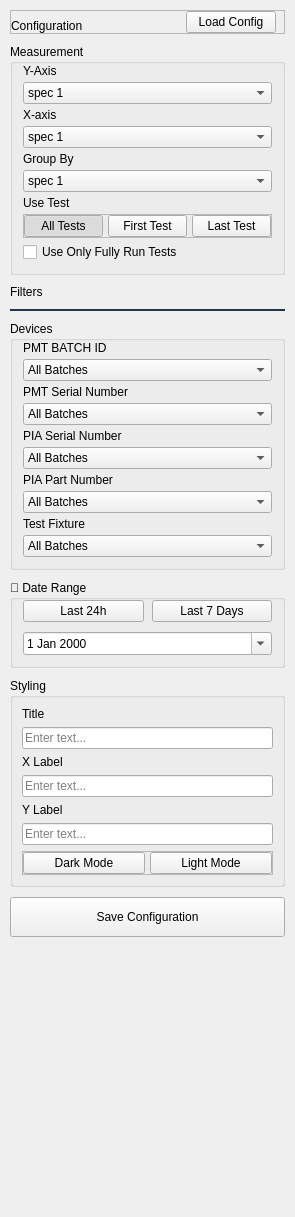
                      <widget class="QWidget" name="sidebarScrollContent">
                       <property name="geometry">
                        <rect>
                         <x>0</x>
                         <y>0</y>
                         <width>242</width>
                         <height>1217</height>
                        </rect>
                       </property>
                       <layout class="QVBoxLayout" name="sidebarScrollLayout">
                        <property name="spacing">
                         <number>10</number>
                        </property>
                        <property name="leftMargin">
                         <number>10</number>
                        </property>
                        <property name="topMargin">
                         <number>10</number>
                        </property>
                        <property name="rightMargin">
                         <number>10</number>
                        </property>
                        <property name="bottomMargin">
                         <number>10</number>
                        </property>
                        <item>
                         <widget class="QFrame" name="frame_7">
                          <property name="frameShape">
                           <enum>QFrame::StyledPanel</enum>
                          </property>
                          <property name="frameShadow">
                           <enum>QFrame::Raised</enum>
                          </property>
                          <layout class="QHBoxLayout" name="horizontalLayout_7">
                           <property name="leftMargin">
                            <number>0</number>
                           </property>
                           <property name="topMargin">
                            <number>0</number>
                           </property>
                           <property name="rightMargin">
                            <number>8</number>
                           </property>
                           <property name="bottomMargin">
                            <number>0</number>
                           </property>
                           <item alignment="Qt::AlignBottom">
                            <widget class="QLabel" name="label_79">
                             <property name="text">
                              <string>Configuration</string>
                             </property>
                             <property name="class" stdset="0">
                              <string>heading-3</string>
                             </property>
                            </widget>
                           </item>
                           <item alignment="Qt::AlignBottom">
                            <widget class="QPushButton" name="btnSecondary">
                             <property name="maximumSize">
                              <size>
                               <width>90</width>
                               <height>16777215</height>
                              </size>
                             </property>
                             <property name="text">
                              <string>Load Config</string>
                             </property>
                             <property name="class" stdset="0">
                              <string>btn-secondary</string>
                             </property>
                            </widget>
                           </item>
                          </layout>
                         </widget>
                        </item>
                        <item>
                         <widget class="QGroupBox" name="groupBox_4">
                          <property name="maximumSize">
                           <size>
                            <width>275</width>
                            <height>16777215</height>
                           </size>
                          </property>
                          <property name="title">
                           <string>Measurement</string>
                          </property>
                          <layout class="QGridLayout" name="gridLayout_4">
                           <property name="leftMargin">
                            <number>10</number>
                           </property>
                           <property name="topMargin">
                            <number>0</number>
                           </property>
                           <property name="rightMargin">
                            <number>10</number>
                           </property>
                           <property name="bottomMargin">
                            <number>10</number>
                           </property>
                           <property name="spacing">
                            <number>4</number>
                           </property>
                           <item row="5" column="0">
                            <widget class="QComboBox" name="comboBox_13">
                             <property name="editable">
                              <bool>false</bool>
                             </property>
                             <property name="currentText">
                              <string>spec 1</string>
                             </property>
                             <item>
                              <property name="text">
                               <string>spec 1</string>
                              </property>
                             </item>
                             <item>
                              <property name="text">
                               <string>spec2</string>
                              </property>
                             </item>
                            </widget>
                           </item>
                           <item row="9" column="0">
                            <widget class="QLabel" name="section-header_25">
                             <property name="text">
                              <string>Use Test</string>
                             </property>
                            </widget>
                           </item>
                           <item row="1" column="0">
                            <widget class="QComboBox" name="comboBox_14">
                             <property name="editable">
                              <bool>false</bool>
                             </property>
                             <property name="currentText">
                              <string>spec 1</string>
                             </property>
                             <item>
                              <property name="text">
                               <string>spec 1</string>
                              </property>
                             </item>
                             <item>
                              <property name="text">
                               <string>spec2</string>
                              </property>
                             </item>
                            </widget>
                           </item>
                           <item row="0" column="0">
                            <widget class="QLabel" name="section-header_24">
                             <property name="text">
                              <string>Y-Axis</string>
                             </property>
                            </widget>
                           </item>
                           <item row="4" column="0">
                            <widget class="QLabel" name="section-header_22">
                             <property name="text">
                              <string>Group By</string>
                             </property>
                            </widget>
                           </item>
                           <item row="3" column="0">
                            <widget class="QComboBox" name="comboBox_11">
                             <property name="editable">
                              <bool>false</bool>
                             </property>
                             <property name="currentText">
                              <string>spec 1</string>
                             </property>
                             <item>
                              <property name="text">
                               <string>spec 1</string>
                              </property>
                             </item>
                             <item>
                              <property name="text">
                               <string>spec2</string>
                              </property>
                             </item>
                            </widget>
                           </item>
                           <item row="2" column="0">
                            <widget class="QLabel" name="section-header_23">
                             <property name="text">
                              <string>X-axis</string>
                             </property>
                            </widget>
                           </item>
                           <item row="11" column="0">
                            <widget class="QCheckBox" name="checkBox_3">
                             <property name="text">
                              <string>Use Only Fully Run Tests</string>
                             </property>
                            </widget>
                           </item>
                           <item row="10" column="0">
                            <widget class="QFrame" name="frame_9">
                             <property name="maximumSize">
                              <size>
                               <width>251</width>
                               <height>16777215</height>
                              </size>
                             </property>
                             <property name="frameShape">
                              <enum>QFrame::StyledPanel</enum>
                             </property>
                             <property name="frameShadow">
                              <enum>QFrame::Raised</enum>
                             </property>
                             <layout class="QHBoxLayout" name="horizontalLayout_9">
                              <property name="spacing">
                               <number>5</number>
                              </property>
                              <property name="leftMargin">
                               <number>0</number>
                              </property>
                              <property name="topMargin">
                               <number>0</number>
                              </property>
                              <property name="rightMargin">
                               <number>0</number>
                              </property>
                              <property name="bottomMargin">
                               <number>0</number>
                              </property>
                              <item>
                               <widget class="QPushButton" name="btnOutline_6">
                                <property name="text">
                                 <string>All Tests</string>
                                </property>
                                <property name="checkable">
                                 <bool>true</bool>
                                </property>
                                <property name="checked">
                                 <bool>true</bool>
                                </property>
                                <property name="autoExclusive">
                                 <bool>true</bool>
                                </property>
                                <property name="class" stdset="0">
                                 <string>btn-outline</string>
                                </property>
                                <attribute name="buttonGroup">
                                 <string notr="true">buttonGroup_2</string>
                                </attribute>
                               </widget>
                              </item>
                              <item>
                               <widget class="QPushButton" name="btnOutline_7">
                                <property name="text">
                                 <string>First Test</string>
                                </property>
                                <property name="checkable">
                                 <bool>true</bool>
                                </property>
                                <property name="autoExclusive">
                                 <bool>true</bool>
                                </property>
                                <property name="class" stdset="0">
                                 <string>btn-outline</string>
                                </property>
                                <attribute name="buttonGroup">
                                 <string notr="true">buttonGroup_2</string>
                                </attribute>
                               </widget>
                              </item>
                              <item>
                               <widget class="QPushButton" name="btnOutline_8">
                                <property name="text">
                                 <string>Last Test</string>
                                </property>
                                <property name="checkable">
                                 <bool>true</bool>
                                </property>
                                <property name="autoExclusive">
                                 <bool>true</bool>
                                </property>
                                <property name="class" stdset="0">
                                 <string>btn-outline</string>
                                </property>
                                <attribute name="buttonGroup">
                                 <string notr="true">buttonGroup_2</string>
                                </attribute>
                               </widget>
                              </item>
                             </layout>
                            </widget>
                           </item>
                          </layout>
                         </widget>
                        </item>
                        <item alignment="Qt::AlignBottom">
                         <widget class="QLabel" name="section-header_2">
                          <property name="text">
                           <string>Filters</string>
                          </property>
                          <property name="class" stdset="0">
                           <string>heading-3</string>
                          </property>
                         </widget>
                        </item>
                        <item>
                         <widget class="QFrame" name="separatorLine">
                          <property name="minimumSize">
                           <size>
                            <width>0</width>
                            <height>2</height>
                           </size>
                          </property>
                          <property name="maximumSize">
                           <size>
                            <width>16777215</width>
                            <height>2</height>
                           </size>
                          </property>
                          <property name="styleSheet">
                           <string notr="true">background-color: #233648;</string>
                          </property>
                         </widget>
                        </item>
                        <item>
                         <widget class="QGroupBox" name="batchOperatorGroup">
                          <property name="title">
                           <string>Devices</string>
                          </property>
                          <layout class="QVBoxLayout" name="batchOperatorLayout">
                           <property name="spacing">
                            <number>4</number>
                           </property>
                           <property name="leftMargin">
                            <number>10</number>
                           </property>
                           <property name="topMargin">
                            <number>0</number>
                           </property>
                           <property name="rightMargin">
                            <number>10</number>
                           </property>
                           <property name="bottomMargin">
                            <number>10</number>
                           </property>
                           <item>
                            <widget class="QLabel" name="section-header_3">
                             <property name="text">
                              <string>PMT BATCH ID</string>
                             </property>
                            </widget>
                           </item>
                           <item>
                            <widget class="QComboBox" name="graphs_pmt_batch_id_ComboBox">
                             <item>
                              <property name="text">
                               <string>All Batches</string>
                              </property>
                             </item>
                             <item>
                              <property name="text">
                               <string>B-2401-X92</string>
                              </property>
                             </item>
                             <item>
                              <property name="text">
                               <string>B-2401-X93</string>
                              </property>
                             </item>
                            </widget>
                           </item>
                           <item>
                            <widget class="QLabel" name="section-header_4">
                             <property name="text">
                              <string>PMT Serial Number</string>
                             </property>
                            </widget>
                           </item>
                           <item>
                            <widget class="QComboBox" name="graphs_pmt_serial_nums_ComboBox">
                             <item>
                              <property name="text">
                               <string>All Batches</string>
                              </property>
                             </item>
                             <item>
                              <property name="text">
                               <string>B-2401-X92</string>
                              </property>
                             </item>
                             <item>
                              <property name="text">
                               <string>B-2401-X93</string>
                              </property>
                             </item>
                            </widget>
                           </item>
                           <item>
                            <widget class="QLabel" name="section-header_11">
                             <property name="text">
                              <string>PIA Serial Number</string>
                             </property>
                            </widget>
                           </item>
                           <item>
                            <widget class="QComboBox" name="graphs_pia_serial_nums_ComboBox">
                             <item>
                              <property name="text">
                               <string>All Batches</string>
                              </property>
                             </item>
                             <item>
                              <property name="text">
                               <string>B-2401-X92</string>
                              </property>
                             </item>
                             <item>
                              <property name="text">
                               <string>B-2401-X93</string>
                              </property>
                             </item>
                            </widget>
                           </item>
                           <item>
                            <widget class="QLabel" name="section-header_10">
                             <property name="text">
                              <string>PIA Part Number</string>
                             </property>
                            </widget>
                           </item>
                           <item>
                            <widget class="QComboBox" name="graphs_pia_part_nums_ComboBox">
                             <item>
                              <property name="text">
                               <string>All Batches</string>
                              </property>
                             </item>
                             <item>
                              <property name="text">
                               <string>B-2401-X92</string>
                              </property>
                             </item>
                             <item>
                              <property name="text">
                               <string>B-2401-X93</string>
                              </property>
                             </item>
                            </widget>
                           </item>
                           <item>
                            <widget class="QLabel" name="section-header_26">
                             <property name="text">
                              <string>Test Fixture</string>
                             </property>
                            </widget>
                           </item>
                           <item>
                            <widget class="QComboBox" name="graphs_test_fixture_ComboBox">
                             <item>
                              <property name="text">
                               <string>All Batches</string>
                              </property>
                             </item>
                             <item>
                              <property name="text">
                               <string>B-2401-X92</string>
                              </property>
                             </item>
                             <item>
                              <property name="text">
                               <string>B-2401-X93</string>
                              </property>
                             </item>
                            </widget>
                           </item>
                          </layout>
                         </widget>
                        </item>
                        <item>
                         <widget class="QGroupBox" name="dateRangeGroup">
                          <property name="title">
                           <string>📅 Date Range</string>
                          </property>
                          <layout class="QVBoxLayout" name="dateRangeLayout">
                           <property name="spacing">
                            <number>10</number>
                           </property>
                           <property name="leftMargin">
                            <number>10</number>
                           </property>
                           <property name="topMargin">
                            <number>0</number>
                           </property>
                           <property name="rightMargin">
                            <number>10</number>
                           </property>
                           <property name="bottomMargin">
                            <number>10</number>
                           </property>
                           <item>
                            <layout class="QHBoxLayout" name="dateButtonsLayout">
                             <property name="spacing">
                              <number>8</number>
                             </property>
                             <item>
                              <widget class="QPushButton" name="graphs_24hr_date_button">
                               <property name="text">
                                <string>Last 24h</string>
                               </property>
                               <property name="class" stdset="0">
                                <string>btn-secondary</string>
                               </property>
                              </widget>
                             </item>
                             <item>
                              <widget class="QPushButton" name="graphs_7day_date_button">
                               <property name="text">
                                <string>Last 7 Days</string>
                               </property>
                               <property name="class" stdset="0">
                                <string>btn-secondary</string>
                               </property>
                              </widget>
                             </item>
                            </layout>
                           </item>
                           <item>
                            <widget class="QDateEdit" name="graphs_customDateEdit">
                             <property name="calendarPopup">
                              <bool>true</bool>
                             </property>
                            </widget>
                           </item>
                          </layout>
                         </widget>
                        </item>
                        <item>
                         <widget class="QGroupBox" name="groupBox_5">
                          <property name="title">
                           <string>Styling</string>
                          </property>
                          <layout class="QVBoxLayout" name="verticalLayout_7">
                           <item>
                            <widget class="QLabel" name="section-header_29">
                             <property name="text">
                              <string>Title</string>
                             </property>
                            </widget>
                           </item>
                           <item>
                            <widget class="QLineEdit" name="lineEdit_7">
                             <property name="placeholderText">
                              <string>Enter text...</string>
                             </property>
                            </widget>
                           </item>
                           <item>
                            <widget class="QLabel" name="section-header_30">
                             <property name="text">
                              <string>X Label</string>
                             </property>
                            </widget>
                           </item>
                           <item>
                            <widget class="QLineEdit" name="lineEdit_8">
                             <property name="placeholderText">
                              <string>Enter text...</string>
                             </property>
                            </widget>
                           </item>
                           <item>
                            <widget class="QLabel" name="section-header_31">
                             <property name="text">
                              <string>Y Label</string>
                             </property>
                            </widget>
                           </item>
                           <item>
                            <widget class="QLineEdit" name="lineEdit_9">
                             <property name="placeholderText">
                              <string>Enter text...</string>
                             </property>
                            </widget>
                           </item>
                           <item>
                            <widget class="QFrame" name="frame_11">
                             <property name="maximumSize">
                              <size>
                               <width>251</width>
                               <height>16777215</height>
                              </size>
                             </property>
                             <property name="frameShape">
                              <enum>QFrame::StyledPanel</enum>
                             </property>
                             <property name="frameShadow">
                              <enum>QFrame::Raised</enum>
                             </property>
                             <layout class="QHBoxLayout" name="horizontalLayout_12">
                              <property name="spacing">
                               <number>5</number>
                              </property>
                              <property name="leftMargin">
                               <number>0</number>
                              </property>
                              <property name="topMargin">
                               <number>0</number>
                              </property>
                              <property name="rightMargin">
                               <number>0</number>
                              </property>
                              <property name="bottomMargin">
                               <number>0</number>
                              </property>
                              <item>
                               <widget class="QPushButton" name="btnOutline_13">
                                <property name="text">
                                 <string>Dark Mode</string>
                                </property>
                                <property name="checkable">
                                 <bool>true</bool>
                                </property>
                                <property name="autoExclusive">
                                 <bool>true</bool>
                                </property>
                                <property name="class" stdset="0">
                                 <string>btn-outline</string>
                                </property>
                               </widget>
                              </item>
                              <item>
                               <widget class="QPushButton" name="btnOutline_14">
                                <property name="text">
                                 <string>Light Mode</string>
                                </property>
                                <property name="checkable">
                                 <bool>true</bool>
                                </property>
                                <property name="autoExclusive">
                                 <bool>true</bool>
                                </property>
                                <property name="class" stdset="0">
                                 <string>btn-outline</string>
                                </property>
                               </widget>
                              </item>
                             </layout>
                            </widget>
                           </item>
                          </layout>
                         </widget>
                        </item>
                        <item>
                         <widget class="QPushButton" name="applyButton_2">
                          <property name="minimumSize">
                           <size>
                            <width>0</width>
                            <height>40</height>
                           </size>
                          </property>
                          <property name="text">
                           <string>Save Configuration</string>
                          </property>
                          <property name="class" stdset="0">
                           <string>btn-secondary</string>
                          </property>
                         </widget>
                        </item>
                        <item>
                         <spacer name="sidebarSpacer">
                          <property name="orientation">
                           <enum>Qt::Vertical</enum>
                          </property>
                          <property name="sizeHint" stdset="0">
                           <size>
                            <width>20</width>
                            <height>40</height>
                           </size>
                          </property>
                         </spacer>
                        </item>
                       </layout>
                      </widget>
